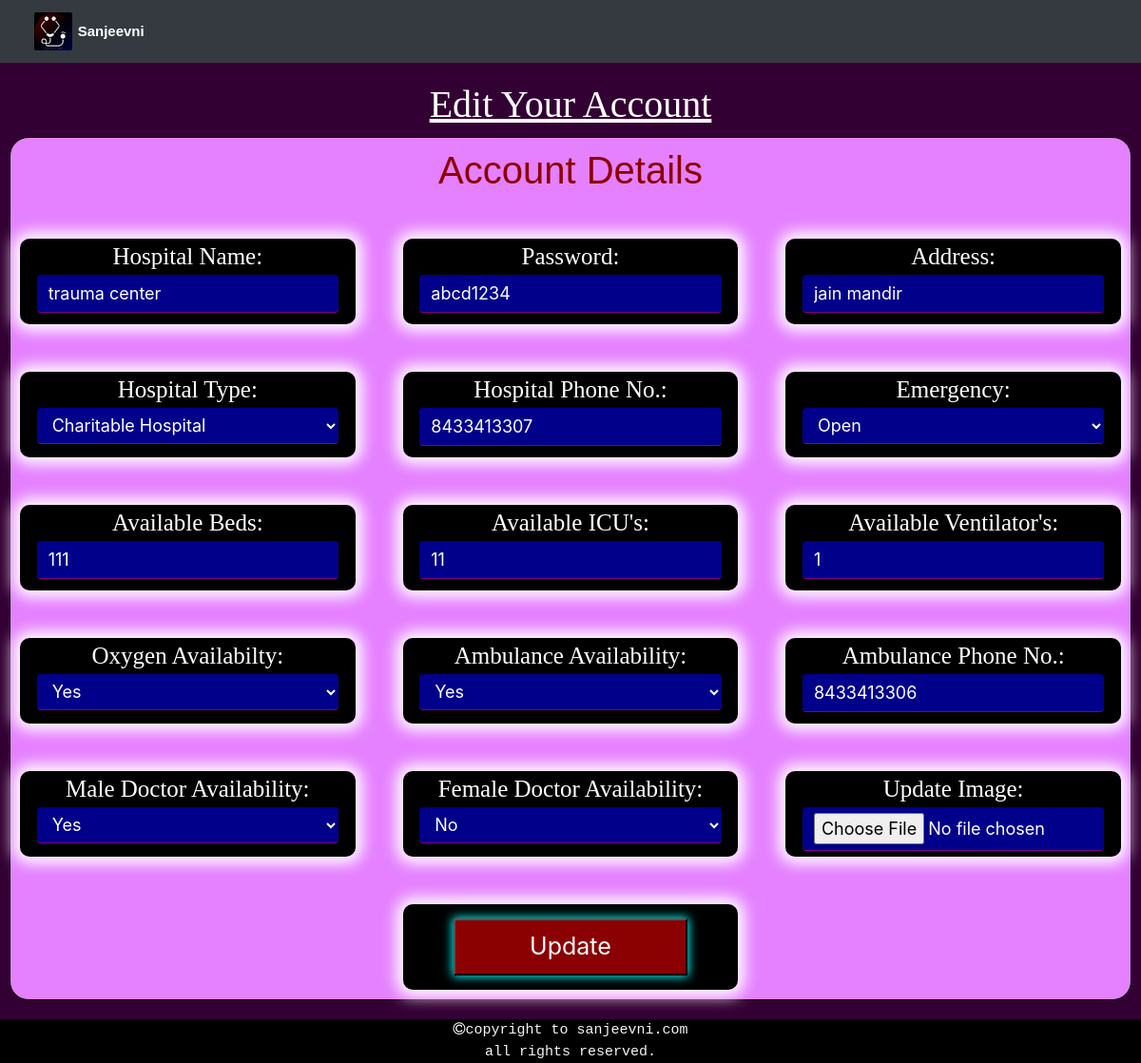
Screenshot of /hospital/edit_profile.php (signed in) with the database file from the repository.
### tables this page shows
CREATE TABLE `hospital` (
  `id` int(11) NOT NULL,
  `email` varchar(100) NOT NULL,
  `pass` varchar(100) NOT NULL,
  `hospital_name` varchar(100) NOT NULL,
  `type_of_hospital` varchar(100) NOT NULL,
  `hospital_address` varchar(100) NOT NULL,
  `country` varchar(100) NOT NULL,
  `state` varchar(100) NOT NULL,
  `district` varchar(100) NOT NULL,
  `h_phone_no` varchar(20) NOT NULL,
  `emergency` varchar(100) NOT NULL,
  `bed` varchar(10) NOT NULL,
  `icu` varchar(10) NOT NULL,
  `ventilator` varchar(10) NOT NULL,
  `oxygen` varchar(100) NOT NULL,
  `ambulance_availability` varchar(100) NOT NULL,
  `amubulance_phone_no` varchar(20) NOT NULL,
  `male_doctor` varchar(100) NOT NULL,
  `female_doctor` varchar(100) NOT NULL,
  `image` text NOT NULL,
  `reg_date` text NOT NULL,
  `ver_code` int(100) NOT NULL,
  `status` varchar(100) NOT NULL
);

### hospital/home_script.php (called while the page is built, shortened)
<?php
include("../includes/connection.php");
$user = $_SESSION['email'];
$get_user="select * from hospital where email='$user'";
$run_user=mysqli_query($con,$get_user);
$row=mysqli_fetch_array($run_user);
$Hospital_Name=$row['hospital_name'];
$Password=$row['pass'];
$Hospital_Type=$row['type_of_hospital'];
$Address=$row['hospital_address'];
$Hospital_Phone_No=$row['h_phone_no'];
$Emergency=$row['emergency'];
$bed=$row['bed'];
$ICU=$row['icu'];
$Ventilator=$row['ventilator'];
$Oxygen=$row['oxygen'];
$Ambulance_Availability=$row['ambulance_availability'];
$Ambulance_Phone_No=$row['amubulance_phone_no'];
$Male_Doctor=$row['male_doctor'];
$Female_Doctor=$row['female_doctor'];
?>

### hospital/edit_profile.php (the view, shortened to what this page needs)
<!DOCTYPE html>
<?php include("home_script.php"); ?>
<html>
<head>
    <link rel="stylesheet" href="https://maxcdn.bootstrapcdn.com/bootstrap/4.0.0-alpha.6/css/bootstrap.min.css">
    <link rel="stylesheet" href="https://cdnjs.cloudflare.com/ajax/libs/font-awesome/4.7.0/css/font-awesome.min.css">
    <link rel="stylesheet" href="../style/edit_profile_stylesheet.css">
</head>
<body>
    <nav class="navbar navbar-toggleable-md navbar-light  bg-dark">
        <a class="navbar-brand" href="#"><img class="img-fluid logoimg" src="../image/logoimg.jpg">
            <h7 class="brand-name"><b>Sanjeevni</b></h7>
        </a>
    </nav>
    <h1 class="edit_line">edit your account</h1>
     <form action="" method="post" enctype="multipart/form-data">
             <div class="c2">
             <h1 class="detail_line">account details</h1>
        <div class="fluid-container details">
           <div class="row">
            <div class="col-sm-4">
                <div class="col1">
                    <p class="title">hospital name:</p>
                    <input name="u_h_name" type="text" class="form-control" value="<?php echo"$Hospital_Name"; ?>">
                </div>
            </div>
            <div class="col-sm-4">
                <div class="col2">
                    <p class="title">password:</p>
                    <input name="u_pass" type="text" class="form-control" value="<?php echo"$Password"; ?>">
                </div>
            </div>
            <div class="col-sm-4">
                <div class="col3">
                         <p class="title">address:</p>
                         <input name="u_address" type="text" class="form-control" value="<?php echo"$Address"; ?>">
                </div>
            </div>
        </div>
            <div class="row">
            <div class="col-sm-4">
                <div class="col1">
                    <p class="title">hospital type:</p>
                    <select name="u_hospital_specializaton" class="form-control">
                                    <option><?php echo"$Hospital_Type"; ?></option>
                                </select>
                </div>
            </div>
            <div class="col-sm-4">
                <div class="col2">
                    <p class="title">Hospital Phone No.:</p>
                    <input name="u_hospital_phone_no" type="text" class="form-control" value="<?php echo"$Hospital_Phone_No"; ?>">
                </div>
            </div>
            <div class="col-sm-4">
                <div class="col3">
                         <p class="title">emergency:</p>
                         <select name="u_emergency" class="form-control">
                                    <option><?php echo"$Emergency"; ?></option>
                                </select>
                </div>
            </div>
        </div>
                    <div class="row">
            <div class="col-sm-4">
                <div class="col1">
                    <p class="title">Available Beds:</p>
                    <input name="u_available_beds" type="text" class="form-control" value="<?php echo"$bed"; ?>">
                </div>
            </div>
            <div class="col-sm-4">
                <div class="col2">
                    <p class="title">available ICU's:</p>
                    <input name="u_icu" type="text" class="form-control" value="<?php echo"$ICU"; ?>">
                </div>
            </div>
            <div class="col-sm-4">
                <div class="col3">
                    <p class="title">Available ventilator's:</p>
                    <input name="u_ventilator" type="text" class="form-control" value="<?php echo"$Ventilator"; ?>">
                </div>
            </div>
        </div>
                        <div class="row">
            <div class="col-sm-4">
                <div class="col1">
                    <p class="title">oxygen availabilty:</p>
                    <select name="u_oxygen" class="form-control">
                                    <option><?php echo"$Oxygen"; ?></option>
                                </select>
                </div>
            </div>
            <div class="col-sm-4">
                <div class="col2">
                    <p class="title">ambulance availability:</p>
                    <select name="u_ambulance" class="form-control">
                                    <option><?php echo"$Ambulance_Availability"; ?></option>
                                </select>
                </div>
            </div>
            <div class="col-sm-4">
                <div class="col3">
                    <p class="title">ambulance phone no.:</p>
                    <input name="u_ambulance_phone_no" type="text" class="form-control" value="<?php echo"$Ambulance_Phone_No"; ?>">
                </div>
            </div>
        </div>
                        <div class="row">
            <div class="col-sm-4">
                <div class="col1">
                    <p class="title">male doctor availability:</p>
                    <select name="u_male_doctor_availability" class="form-control">
                                    <option><?php echo"$Male_Doctor"; ?></option>
                                </select>
                </div>
            </div>
            <div class="col-sm-4">
                <div class="col2">
                    <pre class="title">female doctor availability:</pre>
                    <select name="u_female_doctor_availability" class="form-control">
                                    <option><?php echo"$Female_Doctor"; ?></option>
                    </select>
                </div>
            </div>
            <div class="col-sm-4">
                <div class="col3">
                    <p class="title">update image:</p>
                    <input class="form-control" name="u_image" type="file">
                </div>
            </div>
        </div>
        <div class="row">
            <div class="col-sm-4">
            </div>
            <div class="col-sm-4">
                <div class="col2">
                <button name="update" type="submit" class="update_btn">update</button>
                </div>
            </div>
            <div class="col-sm-4">
            </div>
        </div>
    </div>
    </div>
     </form>
    <footer>
        <div class="fluid-container f1">
            <div class="container-fluid ">
                <div class="row ourservicesrow">
                    <div class="col-sm-2 ourservices">
                    </div>
                    <div class="col-sm-10 aboutmeparagraph">
                    </div>
                </div>
                <pre class="copyrightline"><i class="fa fa-copyright" aria-hidden="true"></i>copyright to sanjeevni.com<br>all rights reserved.</pre>
            </div>
        </div>
    </footer>
</body>
</html>

### style/edit_profile_stylesheet.css (style rules this page uses)
nav { background-color: black; margin: 0; padding: 0; }
.brand-name { color: white; font-family: sans-serif; font-size: 15px; text-align: center; }
.logoimg { height: 40px; width: 40px; border-radius: 2px; margin-bottom: 0px; margin-top: 0px; margin-left: 20px; }
.f1 { background-color: black; margin: 0px; }
.copyrightline { text-align: center; font-size: 15px; font-style: normal; color: whitesmoke; margin: 0px; }
body { background-color: #330033; overflow-x: hidden; }
.edit_line { color: white; text-align: center; text-decoration: underline; text-transform: capitalize; font-family: serif; margin-top: 20px; }
.c2 { background-color: #e580ff; margin-left: 10px; margin-right: 10px; border-radius: 20px; border: 1px solid black; margin-top: 10px; margin-bottom: 20px; }
.detail_line { color: darkred; text-align: center; font-family: sans-serif; text-decoration: none; text-transform: capitalize; margin-top: 10px; }
.col1 { background-color: black; margin-left: 10px; margin-right: 10px; margin-top: 40px; height: 90px; margin-bottom: 10px; border-radius: 10px; box-shadow: 0 0 16px 7px white ; }
.col2 { background-color: black; margin-left: 10px; margin-right: 10px; margin-top: 40px; height: 90px; margin-bottom: 10px; border-radius: 10px; box-shadow: 0 0 16px 7px white ; }
.col3 { background-color: black; margin-left: 10px; margin-right: 10px; margin-top: 40px; height: 90px; margin-bottom: 10px; border-radius: 10px; box-shadow: 0 0 16px 7px white ; }
.title { color: white; text-align: center; text-transform: capitalize; font-family: serif; font-size: 25px; margin: 0px; }
.update_btn { background-color: darkred; color: white; text-align: center; margin-left: 15%; margin-right: 15%; height: 60px; width: 70%; margin-top: 15px; margin-bottom: 15px; box-shadow: 0 0 10px 1px aqua ; font-size: 25px; text-transform: capitalize; }
.form-control { margin-left: auto; margin-right: auto; width: 90%; background-color: darkblue; border: none; outline: none; border-bottom: 1px solid purple; color: white; font-size: 18px; }

### rows the page displays
hospital: u_h_name "trauma center", u_pass "abcd1234", u_address "jain mandir", u_hospital_specializaton "Charitable Hospital", u_hospital_phone_no "8433413307", u_emergency "Open", u_available_beds "111", u_icu "11", u_ventilator "1", u_oxygen "Yes", u_ambulance "Yes", u_ambulance_phone_no "8433413306", u_male_doctor_availability "Yes", u_female_doctor_availability "No"
